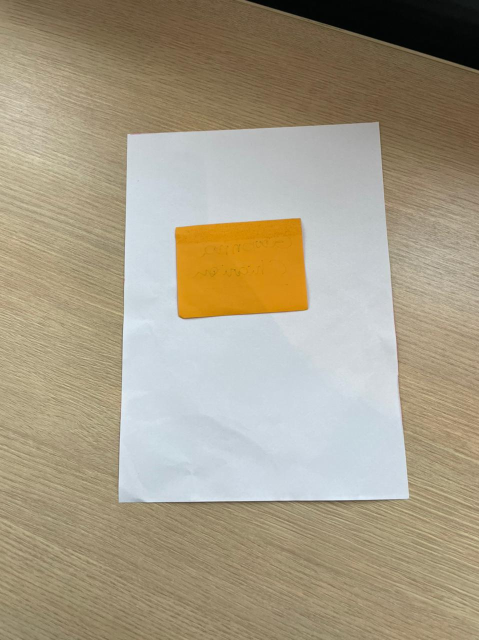
#> input picture images/A4-paper.jpeg, 958 x 1280 px (shown at 1/2 size)
$ python obj_measurement.py
#> lines starting #> are read from the running program, lines starting #| are printed output that depends on the picture; after the words box and inside, x2 and y2 are one past the last pixel; in counts of white or black regions, pixels touching at a corner belong together
#> in main, img is the input picture: shape (1280, 958, 3); mean B, G, R 134, 155.9, 166.2
import sys

import cv2
import numpy as np


def reorder(points):
    new_points = np.zeros_like(points)
    points = points.reshape((4, 2))
    add_point = points.sum(1)
    new_points[0] = points[np.argmin(add_point)]
    new_points[3] = points[np.argmax(add_point)]
    diff = np.diff(points, axis=1)
    new_points[1] = points[np.argmin(diff)]
    new_points[2] = points[np.argmax(diff)]
    return new_points


def warp_img(img, points, w, h, pad=20):
    points = reorder(points)
    pts1 = np.float32(points)
    pts2 = np.float32([0, 0], [w, 0], [0, h], [w, h])
    matrix = cv2.getPerspectiveTransform(pts1, pts2)
    img_warp = cv2.warpPerspective(img, matrix, (w, h))
    img_warp = img_warp[
        pad:img_warp.shape[0] - pad,
        pad:img_warp.shape[1] - pad
    ]
    return img_warp


def find_distance(pts1, pts2):
    # using Pythagorean theorem
    return ((pts2[0] - pts1[0]) ** 2 + (pts2[1] - pts1[1]) ** 2) ** 0.5


def get_contours(img, thr1=100, thr2=100, show_cany=False, min_area=1000, filter=0, show_cnts=False):
#> called with thr1 = 100, thr2 = 100, show_cany = False, min_area = 50000, filter = 4, show_cnts = False
    kernel = (5, 5)
    gray = cv2.cvtColor(img, cv2.COLOR_BGR2GRAY)
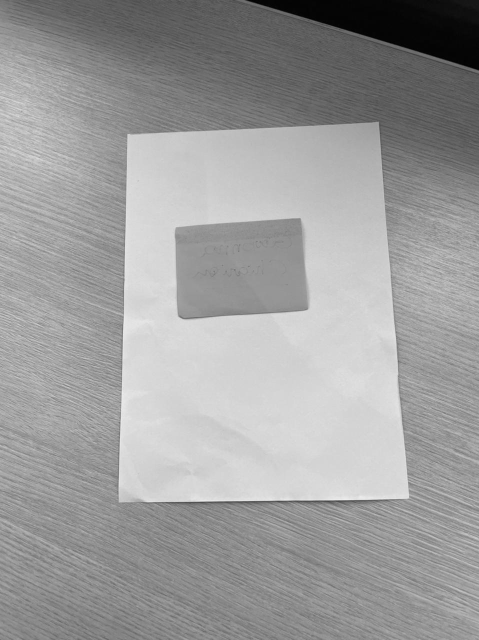
#> gray: shape (1280, 958) (shown at 1/2 size); min 0, max 246, mean 156.4
    blur = cv2.GaussianBlur(gray, kernel, 1)
    canny = cv2.Canny(blur, thr1, thr2)
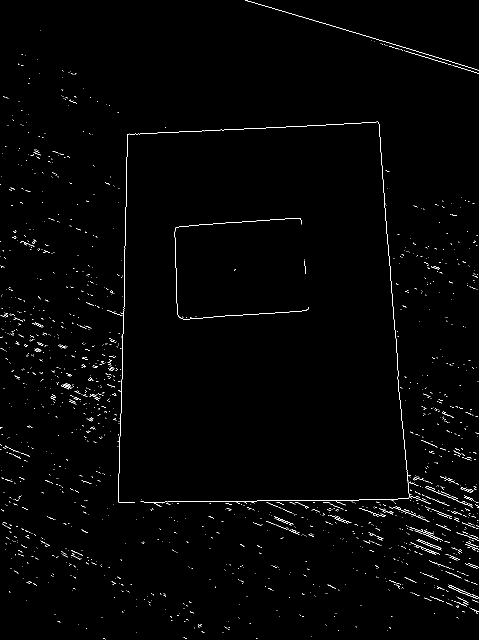
#> canny: shape (1280, 958) (shown at 1/2 size); 0.99% white in thin lines or dots
    kernel = np.ones((5, 5))
    dilate = cv2.dilate(canny, kernel, iterations=3)
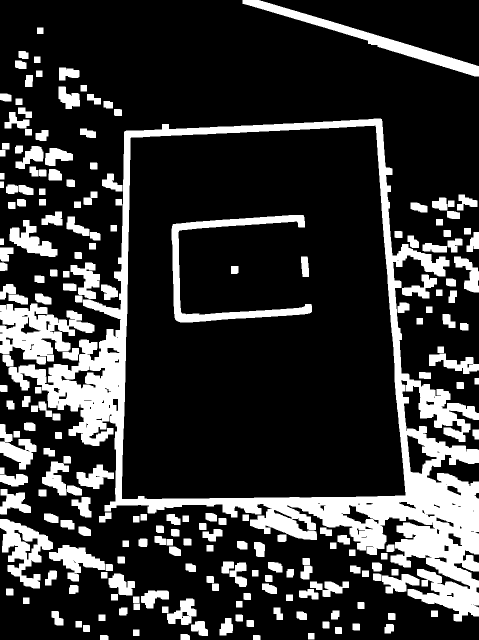
#> dilate: shape (1280, 958) (shown at 1/2 size); 21% white; 212 white regions, largest, box (x1, y1, x2, y2) and area: (17, 237, 958, 1243) 125051, (0, 607, 189, 729) 12369, (343, 430, 624, 645) 10103
    erode = cv2.erode(dilate, kernel, iterations=2)
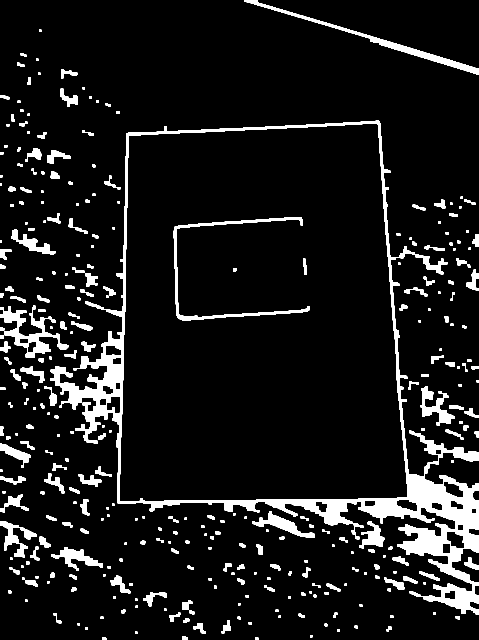
#> erode: shape (1280, 958) (shown at 1/2 size); 8.9% white; 322 white regions

    if show_cany:
        cv2.imshow('Canny Image', erode)

    cnts, _ = cv2.findContours(erode, cv2.RETR_EXTERNAL, cv2.CHAIN_APPROX_SIMPLE)
#> cnts = 319 contours, 69 with area under 20; largest, box (x1, y1, x2, y2) and area: (100, 241, 958, 1229) 454268, (0, 611, 137, 715) 4152, (489, 0, 958, 149) 3816, (841, 772, 910, 852) 1821, (504, 1022, 630, 1076) 1712
    final_cnts = []

    for i in cnts:
        area = cv2.contourArea(i)

        if area > min_area:
            perimeter = cv2.arcLength(i, True)
            approx = cv2.approxPolyDP(i, 0.02 * perimeter, True)
            bbox = cv2.boundingRect(approx)

            cnt = [len(approx), area, approx, bbox, i]
            if filter > 0:
                if len(approx) == filter:
                    final_cnts.append(cnt)
            else:
                final_cnts.append(cnt)
#> this loop made 319 passes
#> (area, perimeter, bbox) on pass 300: (454267.5, 7633.4, (235, 242, 723, 987))
#> area on passes 1, 2, 3, 6, 7, 8: 28.5, 37, 60.5, 24, 24, 57
#> after the loop, final_cnts = []

    final_cnts = sorted(final_cnts, key=lambda x: x[1], reverse=True)

    if show_cnts:
        for cnt in final_cnts:
            color = (0, 0, 255)
            cv2.drawContours(img, cnt[4], -1, color, 3)

    return img, final_cnts


def main():
    scale = 3
    A4_w = 210 * scale  # mm
    A4_h = 297 * scale  # mm
    path = 'images/A4-paper.jpeg'
    img = cv2.imread(path)

    img_cnts, cnts = get_contours(img, min_area=50000, filter=4)
#> cnts = []

    if len(cnts) != 0:
        print('entrou')
        biggest = cnts[0][2]
        img_warp = warp_img(img, biggest, A4_w, A4_h)
        img_cnts2, cnts2 = get_contours(
            img_warp,
            min_area=2000,
            filter=4,
            thr1=50,
            thr2=50,
            show_cnts=False
        )

        if len(cnts) != 0:
            for obj in cnts2:
                cv2.polylines(img_cnts2, [obj[2]], True, (0, 255, 0), 2)
                nPoints = reorder(obj[2])
                pts1 = nPoints[0][0] // scale
                pts2 = nPoints[1][0] // scale
                pts3 = nPoints[2][0] // scale
                nW = round((find_distance(pts1, pts2) / 10), 1)
                nH = round((find_distance(pts1, pts3) / 10), 1)
                cv2.arrowedLine(img_cnts2, (nPoints[0][0][0], nPoints[0][0][1]), (nPoints[1][0][0], nPoints[1][0][1]),
                                (255, 0, 255), 3, 8, 0, 0.05)
                cv2.arrowedLine(img_cnts2, (nPoints[0][0][0], nPoints[0][0][1]), (nPoints[2][0][0], nPoints[2][0][1]),
                                (255, 0, 255), 3, 8, 0, 0.05)
                x, y, w, h = obj[3]
                cv2.putText(img_cnts2, '{}cm'.format(nW), (x + 30, y - 10), cv2.FONT_HERSHEY_COMPLEX_SMALL, 1.5,
                            (255, 0, 255), 2)
                cv2.putText(img_cnts2, '{}cm'.format(nH), (x - 70, y + h // 2), cv2.FONT_HERSHEY_COMPLEX_SMALL, 1.5,
                            (255, 0, 255), 2)

        cv2.imshow('A4', img_cnts2)

    img = cv2.resize(img, (0, 0), None, 0.5, 0.5)
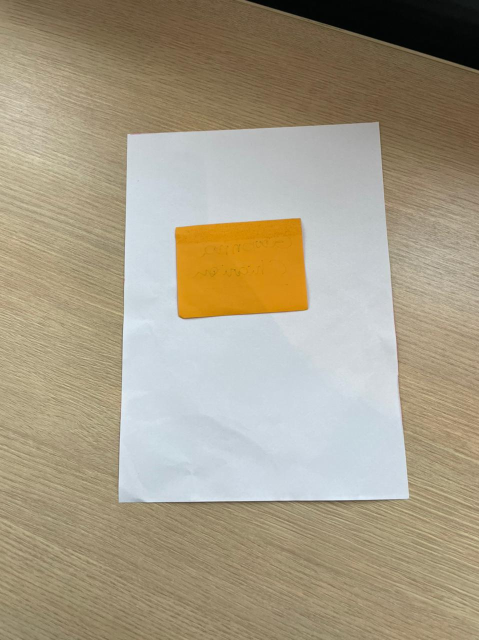
#> img: shape (640, 479, 3); mean B, G, R 134.1, 156, 166.4
    cv2.imshow('Original', img)
    cv2.waitKey(0)


if __name__ == "__main__":
    sys.exit(main())
#> (the program exits here)
